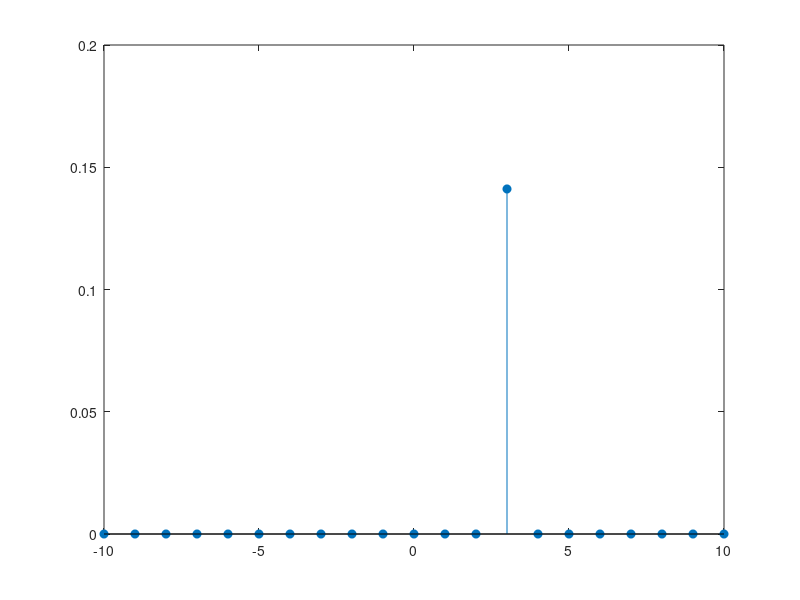
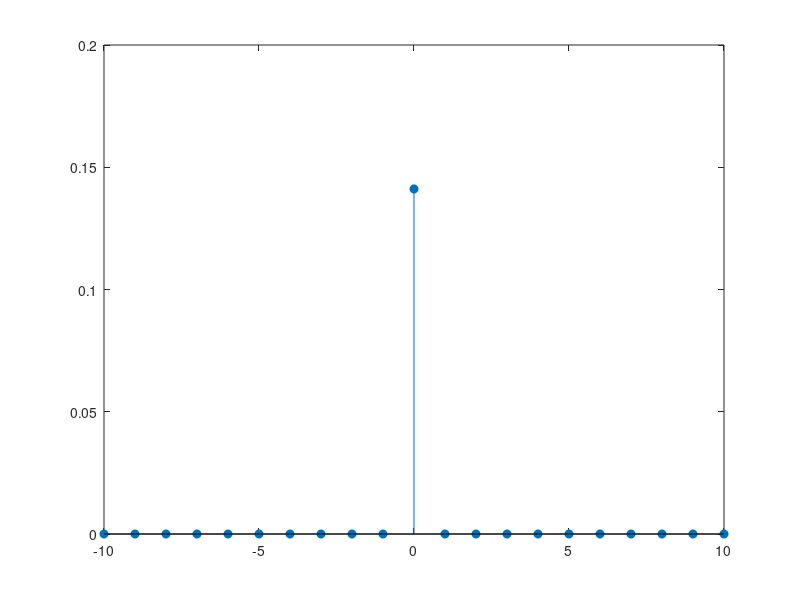

The MATLAB script that drew these images, in order:
#deltaDira  delta=(n-0)==0;
#degrau unitario u = (n-0)>=0;
# x[n]*delta[n-3] = x[3]*delta[n]

n=-10:10;
delta3=(n-3)==0;
delta=(n-0)==0;
x = sin(n);
x2 = sin(3);
primeira = x.*delta3;
segunda =  x2*delta;
figure
stem(n, primeira, 'filled');
figure
stem(n, segunda, 'filled');